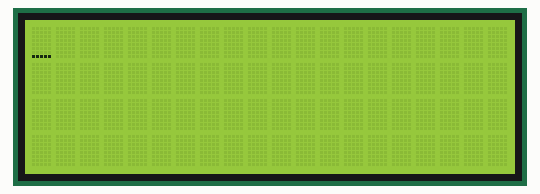
This sketch was run on a simulated Arduino Uno, built with avr-gcc and run on an emulated ATmega328P. Shown: 20×4 character LCD.

Above: at 0.2 s.
At 5.1 s:
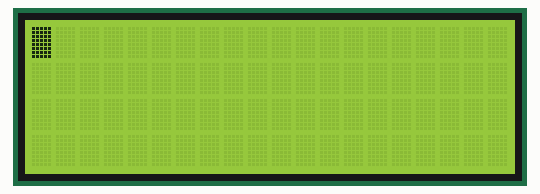

Measured:
- by itself, everything shown: repeats every 5.6 s, in 8 steps
- what the display in image 1 shows lasts 0.7 s, from 5.0 s to 5.7 s

The sketch:

sketch_jul1a.ino
```cpp
#include <Wire.h>
#include <LCD_I2C.h>
#include "chars1.h"

// https://github.com/blackhack/LCD_I2C
// https://github.com/blackhack/LCD_I2C/blob/master/examples/Hello_World/Hello_World.ino
LCD_I2C lcd(0x27, 20, 4);

void setup() {
  lcd.begin();
  lcd.backlight();

  // load my symbols defined
  lcd.createChar(1, b1);
  lcd.createChar(2, b2);
  lcd.createChar(3, b3);
  lcd.createChar(4, b4);
  lcd.createChar(5, b5);
  lcd.createChar(6, b6);
  lcd.createChar(7, b7);
  lcd.createChar(8, b8);
}

int ch = 1;
void loop()
{
  lcd.setCursor(0, 0);
  lcd.write(ch);
  delay(700);
  ch++;
  if (ch > 8) ch=1;
}
```

chars1.h
```cpp
 uint8_t b1[8] =
 {
     0b00000,
     0b00000,
     0b00000,
     0b00000,
     0b00000,
     0b00000,
     0b00000,
     0b11111
 };

 uint8_t b2[8] =
 {
     0b00000,
     0b00000,
     0b00000,
     0b00000,
     0b00000,
     0b00000,
     0b11111,
     0b11111
 };

 uint8_t b3[8] =
 {
     0b00000,
     0b00000,
     0b00000,
     0b00000,
     0b00000,
     0b11111,
     0b11111,
     0b11111
 };


 uint8_t b4[8] =
 {
     0b00000,
     0b00000,
     0b00000,
     0b00000,
     0b11111,
     0b11111,
     0b11111,
     0b11111
 };

 uint8_t b5[8] =
 {
     0b00000,
     0b00000,
     0b00000,
     0b11111,
     0b11111,
     0b11111,
     0b11111,
     0b11111
 };

 uint8_t b6[8] =
 {
     0b00000,
     0b00000,
     0b11111,
     0b11111,
     0b11111,
     0b11111,
     0b11111,
     0b11111
 };

 uint8_t b7[8] =
 {
     0b00000,
     0b11111,
     0b11111,
     0b11111,
     0b11111,
     0b11111,
     0b11111,
     0b11111
 };


 uint8_t b8[8] =
 {
     0b11111,
     0b11111,
     0b11111,
     0b11111,
     0b11111,
     0b11111,
     0b11111,
     0b11111
 };
```
